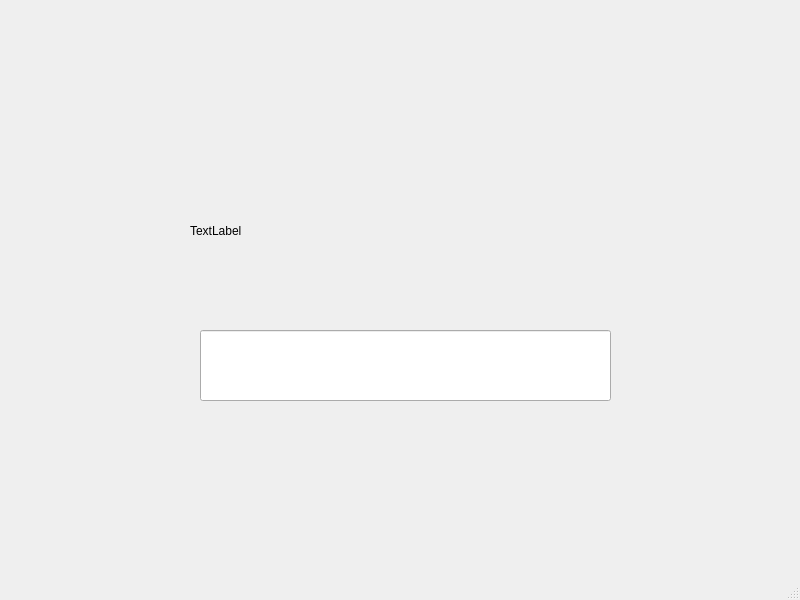
<?xml version="1.0" encoding="UTF-8"?>
<ui version="4.0">
 <class>MainWindow</class>
 <widget class="QMainWindow" name="MainWindow">
  <property name="geometry">
   <rect>
    <x>0</x>
    <y>0</y>
    <width>800</width>
    <height>600</height>
   </rect>
  </property>
  <property name="windowTitle">
   <string>MainWindow</string>
  </property>
  <widget class="QWidget" name="centralwidget">
   <widget class="QLineEdit" name="inputEdit">
    <property name="geometry">
     <rect>
      <x>200</x>
      <y>330</y>
      <width>411</width>
      <height>71</height>
     </rect>
    </property>
   </widget>
   <widget class="QLabel" name="outputLabel">
    <property name="geometry">
     <rect>
      <x>190</x>
      <y>190</y>
      <width>411</width>
      <height>81</height>
     </rect>
    </property>
    <property name="text">
     <string>TextLabel</string>
    </property>
   </widget>
  </widget>
  <widget class="QMenuBar" name="menubar">
   <property name="geometry">
    <rect>
     <x>0</x>
     <y>0</y>
     <width>800</width>
     <height>20</height>
    </rect>
   </property>
  </widget>
  <widget class="QStatusBar" name="statusbar"/>
 </widget>
 <resources/>
 <connections/>
</ui>
